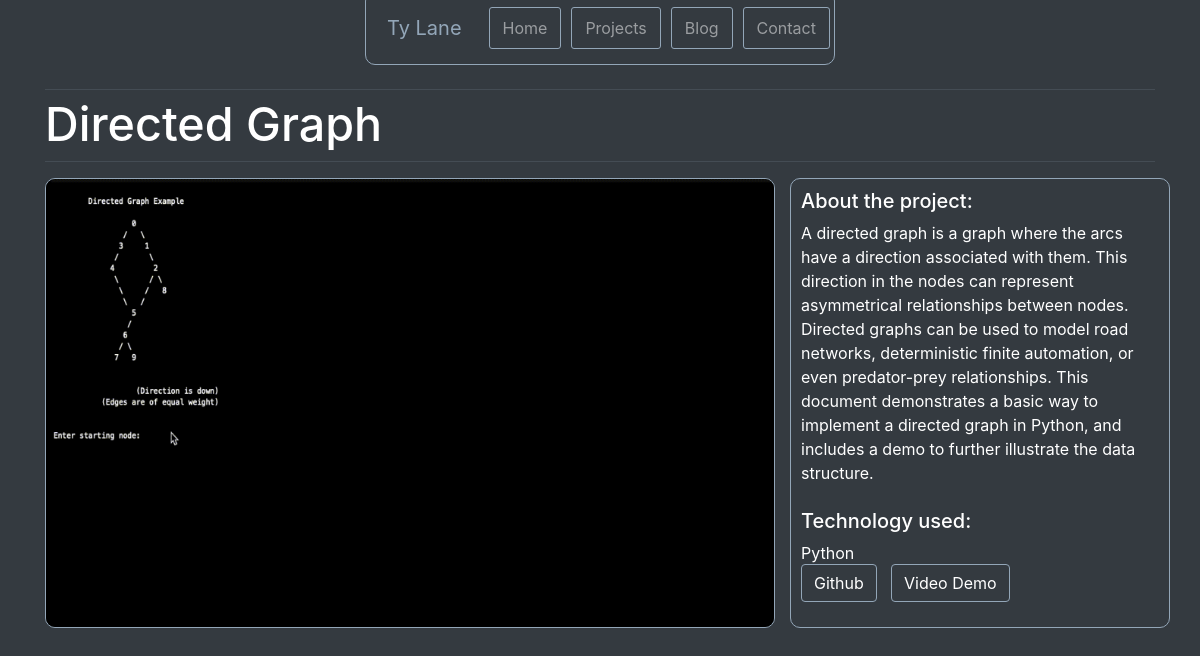
/projects/10/, run on the app's committed database.
### projects/models.py (models this page shows)
class Project(models.Model):
    title = models.CharField(max_length=100)
    description = models.TextField()
    technology = models.CharField(max_length=20)
    image = models.ImageField(upload_to="images/")
    github = models.TextField()
    youtube = models.TextField()

### projects/views.py (the view)
# urls.py: path("<int:pk>/", views.project_detail, name="project_detail"),
def project_detail(request, pk):
    project = Project.objects.get(pk=pk)
    context = {"project": project}
    return render(request, "project_detail.html", context)

### projects/templates/project_detail.html (shortened to what this page needs)
{% extends "base.html" %}
{% load static %}
{% block page_content %}
<h1>{{ project.title }}</h1>
<hr>
<div class="row">
    <div class="col-md-8">
        <img class="img-rounded" src="{{ project.image.url }}" alt="" width="100%">
    </div>
    <div class="col-md-5">
        <h5>About the project:</h5>
        <p>{{ project.description }}</p>
        <br>
        <h5>Technology used:</h5>
        <p>{{ project.technology }}</p>
        <br>
            <h5><a href="{{ project.github }}" target="_blank" class="btn btn-primary" class="">Github</a>
                <button class="btn btn-primary youtube" onclick="on()" style="font-size: 10pt;color:white;background-color: transparent;border-color: #fff; transition: 1s;">Video Demo</button>
                        </div>
                    </div>
                </div>
{% endblock %}

### personal_portfolio/templates/base.html (shortened to what this page needs)
<link rel="stylesheet" href="https://stackpath.bootstrapcdn.com/bootstrap/4.1.3/css/bootstrap.min.css">
<nav class="navbar navbar-expand-lg navbar-dark bg-dark">
    <div class="container navFull">
        <a class="navbar-brand" href="{% url 'about_me' %}">Ty Lane</a>
        <div class="collapse navbar-collapse"  id="navbarSupportedContent" style="margin-left: -5px; margin-right: -4px;">
          <ul class="navbar-nav mr-auto">
            <li class="nav-item" onclick="location.href='{% url 'about_me' %}'">
              <a class="nav-link">Home</a>
            </li>
            <li class="nav-item">
              <a class="nav-link" href="{% url 'project_index' %}">Projects</a>
            </li>
            <li class="nav-item" onclick="location.href='{% url 'blog_index' %}'">
              <a class="nav-link">Blog</a>
            </li>
            <li class="nav-item" onclick="location.href='{% url 'contact' %}'">
              <a class="nav-link" >Contact</a>
            </li>
          </ul>
        </div>
    </div>
</nav>
<div class="container">
<hr>
    {% block page_content %}{% endblock %}

### personal_portfolio/templates/base.html (style rules this page uses)
a:link { color: #93a6b8; background-color: transparent; text-decoration: none; }
.img-rounded { border-style: solid; border-width: 1px; border-color: #93a6b8; border-radius: 10px; transition: .3s; min-height: 450px; }
nav { margin: 8px; padding-top: 10px; transition: .2s !important; }
.navbar-brand { border-style: solid; border-width: 1px; color:#93a6b8 !important; border-color: transparent; border-radius: 3px; transition: .3s; padding-left: 10px; padding-right: 10px; transition: 1s; }
.nav-link { border-radius: 1px; border-color: transparent; transition: 0.2s; }
li { padding-left: 5px; padding-right: 5px; transition-duration: 0.2s; }
.nav-item { margin: 5px; border-radius: 3px; border-style: solid; border-color: #93a6b8; border-width: 1px; transition-duration: 0.2s; }
.col-md-5 { text-align: left; display: block; box-sizing: border-box; flex: 0 0 33.333333%; max-width: 33.333333%; position: relative; width: 100%; min-height: 450px; padding-right: 15px; padding-left: 15px; border-style: solid; border-width: 1px; border-color: #93a6b8; padding: 10px; transition: 0.3s; border-radius: 10px; transition: .5s; }
a.btn.btn-primary { font-size: 12pt; color:white; background-color: transparent; border-color: #93a6b8; transition: .1s; position:absolute; bottom:25; }
.navFull { float: left; width: 470px; padding: 10px !important; padding-left: 20px; border-style: solid; border-radius: 10px; border-width: 1px; border-color: #93a6b8; transition: .3s; }
hr { opacity: .2; background-color: #93a6b8; }
h1 { margin-top: -10px; margin-bottom: -7px; padding-top: -10px; font-size: 35pt; color: #fff; transition: .5s; }
h5 { color: #fff; }
p { color: white; margin-bottom: 0px; }

### projects/templates/project_detail.html (style rules this page uses)
.youtube { font-size: 12pt !important; color:white !important; background-color: transparent !important; border-color: #93a6b8 !important; transition: .1s !important; position:absolute; bottom:25; left:100; }

### data on the page
Project: title "Directed Graph", image (picture), description "A directed graph is a graph where the arcs have a direction associated with them. This direction in the nodes can represent asymmetrical relationships between nodes. Directed graphs can be used to model road networks, deterministic finite automation, or even predator-prey relationships. This document demonstrates a basic way to implement a directed graph in Python, and includes a demo to further illustrate the data structure.", technology "Python"
